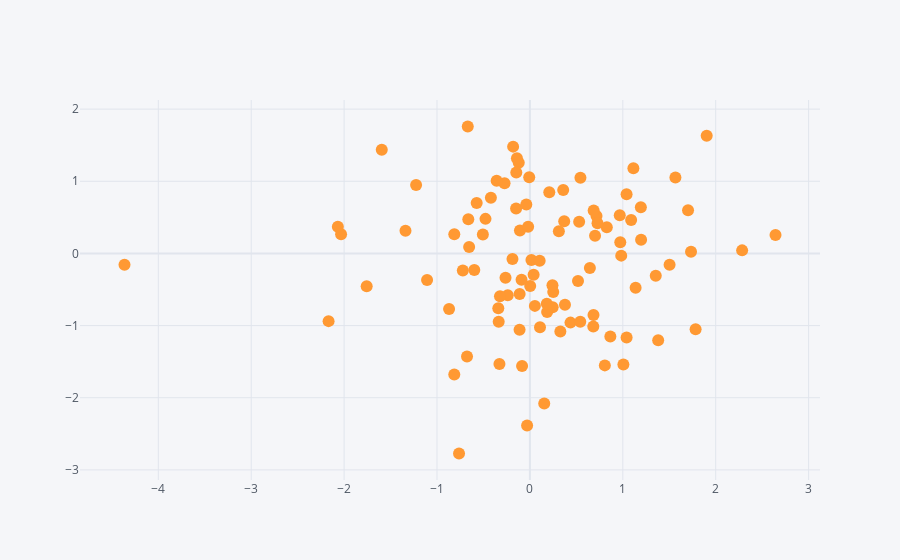

Notebook code cell kept with this figure:
### Markdown cell above
## iplot() on scatterplot

### Code cell
df.iplot(kind = 'scatter', x = 'A', y = 'B', mode = 'markers')
plt.show()
